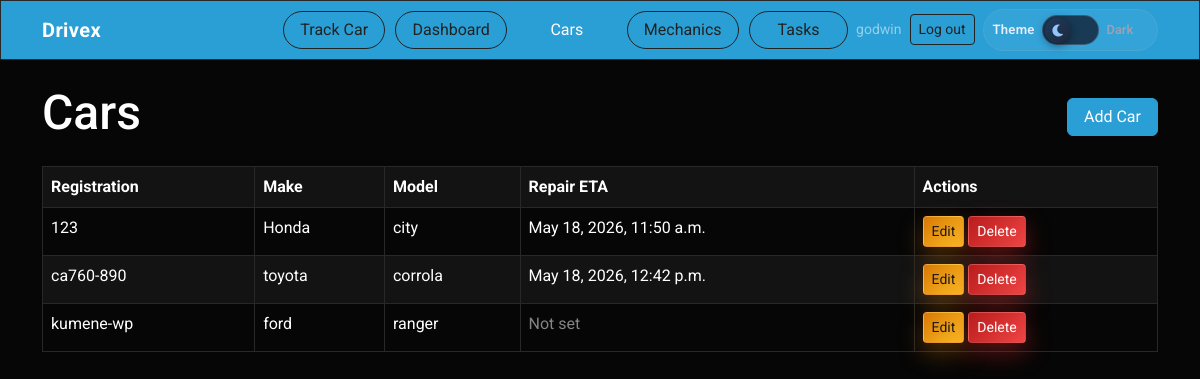
Screenshot of /cars/ (signed in) with the database file from the repository.
### taskapp/models.py (models this page shows, shortened)
class Cars(models.Model):
    Status_choices = [
        ('waiting', 'Waiting'),
        ('assigned', 'Assigned'),
        ('in_progress', 'In-progress'),
        ('completed', 'Completed')
    ]
    registration_number = models.CharField(max_length=20, unique=True)
    make = models.CharField(max_length=50)
    model = models.CharField(max_length=50)
    year = models.PositiveIntegerField(null=True, blank=True)
    customer_name = models.CharField(max_length=100, blank=True)
    customer_phone = models.CharField(max_length=20, blank=True)
    status = models.CharField(
        max_length=20,
        choices=Status_choices,
        default='waiting'
    )
    created_at = models.DateTimeField(auto_now_add=True)
    class Meta:
        ordering = ['-created_at']
        verbose_name = 'Car'
        verbose_name_plural = 'Cars'
    @property
    def repair_eta(self):
        next_task = (
            self.tasks.exclude(status='completed')
            .filter(promised_completion_at__isnull=False)
            .order_by('promised_completion_at', 'created_at')
            .first()
        )
        if next_task:
            return next_task.promised_completion_at
        return None

class Task(models.Model):
    STATUS_CHOICES = [
        ('pending', 'Pending'),
        ('in_progress', 'In Progress'),
        ('completed', 'Completed'),
    ]
    PRIORITY_CHOICES = [
        ('low', 'Low'),
        ('medium', 'Medium'),
        ('high', 'High'),
    ]
    car = models.ForeignKey(
        Cars,
        on_delete=models.CASCADE,
        related_name='tasks'
    )
    mechanic = models.ForeignKey(
        Mechanic,
        on_delete=models.SET_NULL,
        null=True,
        blank=True,
        related_name='tasks'
    )
    title = models.CharField(max_length=200)
    description = models.TextField(blank=True)
    status = models.CharField(
        max_length=20,
        choices=STATUS_CHOICES,
        default='pending'
    )
    priority = models.CharField(
        max_length=10,
        choices=PRIORITY_CHOICES,
        default='medium'
    )
    estimated_hours = models.DecimalField(
        max_digits=4,
        decimal_places=1,
        null=True,
        blank=True,
        help_text='Work estimate in hours; used to calculate promised completion when you save.',
    )
    promised_completion_at = models.DateTimeField(null=True, blank=True)
    created_at = models.DateTimeField(auto_now_add=True)
    updated_at = models.DateTimeField(auto_now=True)
    class Meta:
        ordering = ['status', '-created_at']
    def save(self, *args, **kwargs):
        if self.estimated_hours:
            base_time = self.created_at or timezone.now()
            self.promised_completion_at = base_time + timedelta(
                hours=float(self.estimated_hours)
            )
        else:
            self.promised_completion_at = None
        super().save(*args, **kwargs)
        if self.mechanic_id and self.status != 'completed':
            Mechanic.objects.filter(pk=self.mechanic_id).update(
                is_manually_busy=False,
            )

### taskapp/views.py (the view)
# urls.py: path('cars/', views.CarListView.as_view(), name='car_list'),
class CarListView(ShopManagerRequiredMixin, ListView):
    model = Cars
    template_name = 'cars/car_list.html'
    context_object_name = 'cars'
    def get_queryset(self):
        return Cars.objects.prefetch_related('tasks')

### taskapp/context_processors.py (called while the page is built, shortened)
def admin_mechanic_task_summary(request):
    try:
        admin_index = reverse('admin:index')
    except Exception:
        return {}
    if request.path.rstrip('/') != admin_index.rstrip('/'):
        return {}

def shop_roles(request):
    user = request.user
    role = resolve_shop_access_role(user) if user.is_authenticated else None
    return {
        'shop_role': role,
        'is_shop_manager': role == 'manager',
        'shop_mechanic': get_mechanic_profile(user) if user.is_authenticated else None,
    }

### taskapp/mixins.py (called while the page is built)
    def test_func(self):
        return is_shop_manager(self.request.user)

### taskapp/rbac.py (called while the page is built)
def is_shop_manager(user) -> bool:
    if not user.is_authenticated:
        return False
    if user.is_superuser:
        return True
    return user.groups.filter(name=MANAGER_GROUP).exists()

def get_mechanic_profile(user):
    if not user.is_authenticated:
        return None
    try:
        return user.mechanic_profile
    except ObjectDoesNotExist:
        return None

def resolve_shop_access_role(user) -> str | None:
    if not user.is_authenticated:
        return None
    if is_shop_manager(user):
        return 'manager'
    if get_mechanic_profile(user) is not None:
        return 'mechanic'
    return None

### taskapp/templates/cars/car_list.html
{% extends 'base.html' %} {% block content %}
<div class="d-flex justify-content-between align-items-center mb-3">
  <h2>Cars</h2>
  {% if is_shop_manager %}
  <a href="{% url 'car_create' %}" class="btn btn-primary">Add Car</a>
  {% endif %}
</div>
<table class="table table-bordered table-striped">
  <thead>
    <tr>
      <th>Registration</th>
      <th>Make</th>
      <th>Model</th>
      <th>Repair ETA</th>
      <th>Actions</th>
    </tr>
  </thead>
  <tbody>
    {% for car in cars %}
    <tr>
      <td>{{ car.registration_number }}</td>
      <td>{{ car.make }}</td>
      <td>{{ car.model }}</td>
      <td>
        {% if car.repair_eta %}
        {{ car.repair_eta|date:"M d, Y, g:i a" }}
        {% else %}
        <span class="text-muted">Not set</span>
        {% endif %}
      </td>
      <td>
        <a href="{% url 'car_update' car.id %}" class="btn btn-warning btn-sm"
          >Edit</a
        >
        <a href="{% url 'car_delete' car.id %}" class="btn btn-danger btn-sm"
          >Delete</a
        >
      </td>
    </tr>
    {% endfor %}
  </tbody>
</table>
{% endblock %}

### taskapp/templates/base.html (shortened to what this page needs)
{% load static %}
<!doctype html>
<html lang="en">
  <head>
    <link
      rel="stylesheet"
      href="https://cdnjs.cloudflare.com/ajax/libs/font-awesome/5.15.4/css/all.min.css"
    />
    <link rel="stylesheet" href="{% static 'taskapp/css/site-theme.css' %}" />
  </head>
  <body class="bg-body text-body">
    <nav
      class="navbar navbar-expand-lg navbar-dark bg-primary mb-4 site-navbar"
    >
      <div
        class="container d-flex flex-wrap align-items-center justify-content-between gap-2"
      >
        <a
          class="navbar-brand"
          href="{% if shop_role == 'mechanic' %}{% url 'task_list' %}{% elif user.is_authenticated %}{% url 'home' %}{% else %}{% url 'login' %}{% endif %}"
          >Drivex</a
        >
        <div class="d-flex flex-wrap align-items-center gap-2 ms-lg-auto">
          <div class="site-nav-links">
          <a
            href="{% url 'customer_eta' %}"
            class="btn {% if request.path == '/track-car/' %}btn-primary{% else %}btn-outline-light{% endif %} me-2"
            >Track Car</a
          >
          {% if user.is_authenticated and shop_role %}
          {% if is_shop_manager %}
          <a
            href="{% url 'home' %}"
            class="btn {% if request.path == '/' %}btn-primary{% else %}btn-outline-light{% endif %} me-2"
            >Dashboard</a
          >
          <a
            href="{% url 'car_list' %}"
            class="btn {% if request.path|slice:':6' == '/cars/' %}btn-primary{% else %}btn-outline-light{% endif %} me-2"
            >Cars</a
          >
          <a
            href="{% url 'mechanic_list' %}"
            class="btn {% if request.path|slice:':12' == '/mechanics/' %}btn-primary{% else %}btn-outline-light{% endif %} me-2"
            >Mechanics</a
          >
          {% endif %}
          <a
            href="{% url 'task_list' %}"
            class="btn {% if request.path|slice:':7' == '/tasks/' %}btn-primary{% else %}btn-outline-light{% endif %}"
            >{% if shop_role == 'mechanic' %}My tasks{% else %}Tasks{% endif %}</a
          >
          {% endif %}
        </div>
        {% if user.is_authenticated %}
        <div class="d-flex align-items-center gap-2 flex-shrink-0">
          <span class="text-white-50 small d-none d-sm-inline">{{ user.username }}</span>
          <form method="post" action="{% url 'logout' %}" class="d-inline">
            <button type="submit" class="btn btn-outline-light btn-sm">Log out</button>
          </form>
        </div>
        {% endif %}
        <div class="theme-toggle-group" id="task-site-theme-toggle">
          <span class="theme-toggle-label">Theme</span>
          <label class="theme-switch" title="Toggle light theme">
            <span class="theme-switch-track">
              <span class="theme-switch-thumb">
                <i class="fas fa-moon theme-switch-icon-dark"></i>
              </span>
            </span>
          </label>
          <span id="task-site-theme-label" class="theme-toggle-mode">Dark</span>
        </div>
        </div>
      </div>
    </nav>
    <div class="container">{% block content %} {% endblock %}</div>
  </body>
</html>

### taskapp/static/taskapp/css/site-theme.css (style rules this page uses)
:root { --site-btn-start: #2563eb; --site-btn-end: #22d3ee; --site-btn-border: rgba(255, 255, 255, 0.14); --site-btn-shadow: rgba(37, 99, 235, 0.28); }
.theme-toggle-group { display: inline-flex; align-items: center; gap: 0.45rem; padding: 0.3rem 0.55rem 0.3rem 0.3rem; margin: 0; border: 1px solid rgba(148, 163, 184, 0.25); border-radius: 999px; background: rgba(255, 255, 255, 0.05); }
.theme-toggle-group .theme-toggle-label { color: #e5eefb; font-size: 0.82rem; font-weight: 600; letter-spacing: 0.02em; padding-left: 0.25rem; }
.theme-toggle-mode { color: #97a3b6; font-size: 0.8rem; font-weight: 600; min-width: 2.6rem; }
.theme-switch { position: relative; display: inline-block; width: 3.6rem; height: 1.9rem; margin: 0; cursor: pointer; flex-shrink: 0; }
.theme-switch-track { position: absolute; inset: 0; border-radius: 999px; background: rgba(15, 23, 42, 0.75); border: 1.5px solid rgba(148, 163, 184, 0.3); transition: background 0.25s ease, border-color 0.25s ease; display: block; overflow: visible; }
.theme-switch-thumb { position: absolute; top: 0.14rem; left: 0.14rem; width: 1.58rem; height: 1.58rem; border-radius: 50%; background: linear-gradient(135deg, #1e3a5f, #1e293b); color: #93c5fd; display: flex; align-items: center; justify-content: center; font-size: 0.75rem; box-shadow: 0 2px 8px rgba(0, 0, 0, 0.5); transition: transform 0.28s cubic-bezier(0.34, 1.56, 0.64, 1), background 0.25s ease; pointer-events: none; z-index: 1; }
.site-navbar { border-bottom: 1px solid rgba(0, 0, 0, 0.2); }
.site-navbar .navbar-brand { font-weight: 700; letter-spacing: 0.02em; }
.site-nav-links { display: flex; align-items: center; gap: 0.15rem; flex-wrap: wrap; }
.site-nav-links .btn { border-radius: 999px; min-width: 6.2rem; }
body[data-dashboard-theme="light"] .btn-warning, .btn-warning { background: linear-gradient(135deg, #d97706 0%, #fbbf24 100%) !important; border: 1px solid rgba(255, 255, 255, 0.14) !important; color: #1c1917 !important; box-shadow: 0 10px 24px rgba(217, 119, 6, 0.35); }
body[data-dashboard-theme="light"] .btn-danger, .btn-danger { background: linear-gradient(135deg, #b91c1c 0%, #ef4444 100%) !important; border: 1px solid rgba(255, 255, 255, 0.14) !important; color: #ffffff !important; box-shadow: 0 10px 24px rgba(220, 38, 38, 0.4); }

### rows the page displays
Cars: registration_number "123", make "Honda", model "city", repair_eta "May 18, 2026, 11:50 a.m."
Cars: registration_number "ca760-890", make "toyota", model "corrola", repair_eta "May 18, 2026, 12:42 p.m."
Cars: registration_number "kumene-wp", make "ford", model "ranger", shows "Not set"

### other values shown
{{ user.username }} "godwin"
